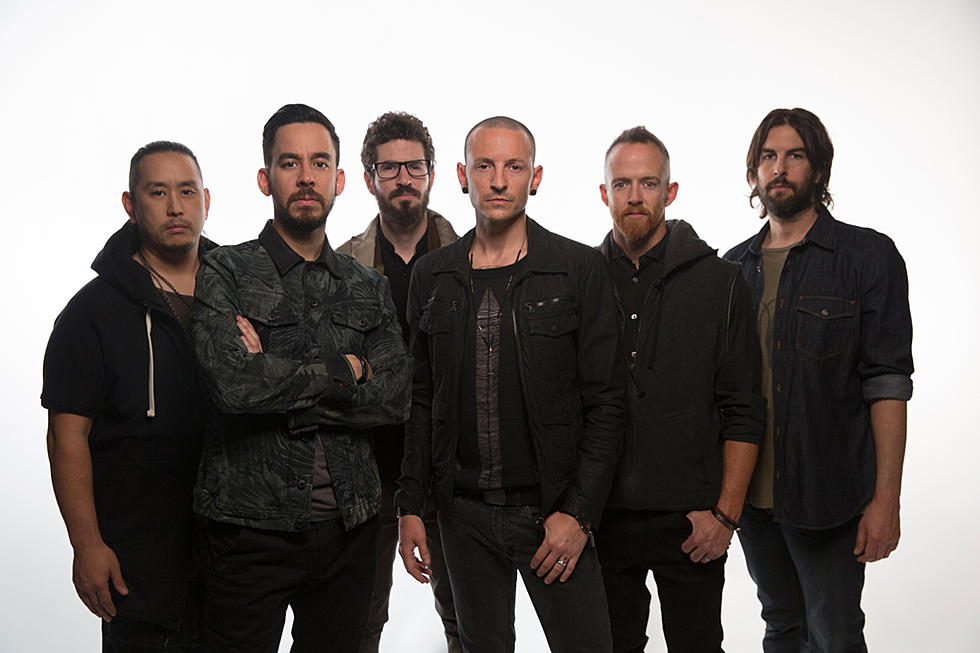
#> input picture images/Linkin-Park.jpg, 980 x 653 px
$ jupyter execute CV_FaceBlurring_haarcascade.ipynb   (text cells are left out)
#> lines starting #> are read from the running program, lines starting #| are printed output that depends on the picture; after the words box and inside, x2 and y2 are one past the last pixel; in counts of white or black regions, pixels touching at a corner belong together
[cell 1]
import cv2
import numpy as np
import matplotlib.pyplot as plt

[cell 2]
print(cv2.__version__)
print(np.__version__)

[cell 3]
import cv2

# Load a Linkin Park image as the input image
image = cv2.imread('images/Linkin-Park.jpg')
#> image is the input picture: shape (653, 980, 3); mean B, G, R 117.1, 119.7, 124.6

# get a copy of the image to work on it
image2 = image.copy()

# Load haarcascade pre-trained face detection model
face_cascade = cv2.CascadeClassifier('haarcascade_frontalface_alt.xml')

# Convert the image colormap to grayscale
gray = cv2.cvtColor(image, cv2.COLOR_BGR2GRAY)

# Detect faces in the grayscale image
faces = face_cascade.detectMultiScale(gray, scaleFactor=1.1, minNeighbors=5)
#> faces = [[748, 129, 70, 70], [601, 157, 68, 68], [265, 130, 81, 81], [366, 138, 74, 74], [137, 163, 75, 75], [461, 136, 76, 76]]

# Draw rectangles around the detected faces
for (x, y, w, h) in faces:
    cv2.rectangle(image2, (x, y), (x+w, y+h), (255, 255, 0), 2)
#> this loop made 6 passes
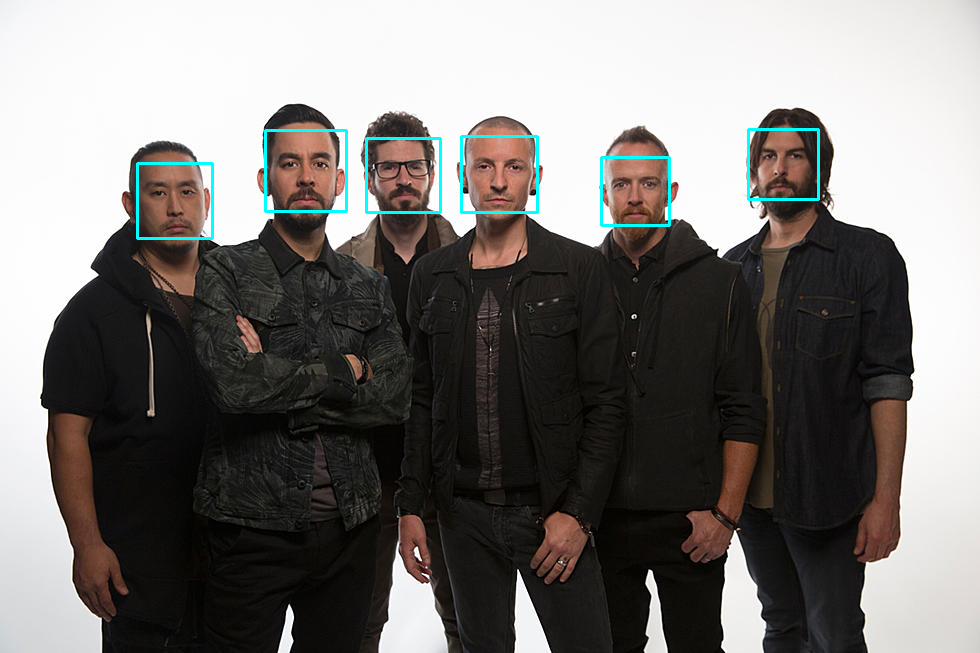
#> image2: shape (653, 980, 3); 0.83% of pixels changed, all inside (x1, y1, x2, y2) = (136, 128, 820, 240)

# Display the output image
cv2.imshow('OpenCV Face Detection', image2)
cv2.waitKey(0)
cv2.destroyAllWindows()

# show by plt
plt.figure(figsize = (12,8))
plt.subplot(121); plt.imshow(image[:,:,::-1]); plt.title('input');
plt.subplot(122); plt.imshow(image2[:,:,::-1]); plt.title('output')
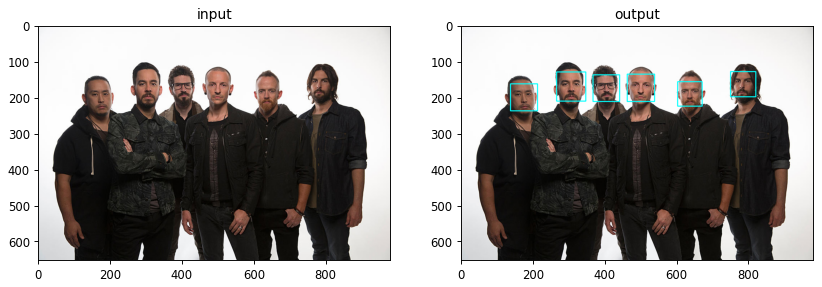
#> figure drawn by matplotlib, 2 panels

[cell 4]
import cv2

# Load the input image
image = cv2.imread('images/Linkin-Park.jpg')

# getting shape of image
height, width, _ = image.shape
#> height = 653; width = 980

# Load the pre-trained face detection model
face_cascade = cv2.CascadeClassifier('haarcascade_frontalface_alt.xml')

# Convert the image to grayscale
gray = cv2.cvtColor(image, cv2.COLOR_BGR2GRAY)

# Detect faces in the grayscale image
faces = face_cascade.detectMultiScale(gray, scaleFactor=1.1, minNeighbors=5)

# get a copy of the image to work on it
image2 = image.copy()

# Blure faces on image2
for (x, y, w, h) in faces:

    # determine coordinates of blurred rectangles
    pad = 5
    xmin = x - pad
    ymin = y - pad
    xmax = x + w + pad
    ymax = y + h + pad
    if xmin <= 0:
        xmin = 0
    if ymin <= 0:
        ymin = 0
    if xmax >= width:
        xmax = width
    if ymax >= height:
        ymax = height

    # Blurring
    roi = image2[ymin:ymax, xmin:xmax]
    blurred_roi = cv2.blur(roi, (15,15))
    image2[ymin:ymax, xmin:xmax] = blurred_roi
#> this loop made 6 passes
#> (x, y, w, h) on passes 1 to 6: (748, 129, 70, 70), (601, 157, 68, 68), (265, 130, 81, 81), (366, 138, 74, 74), (137, 163, 75, 75), (461, 136, 76, 76)
#> pass 1, `blurred_roi = cv2.blur(roi, (15,15))`:
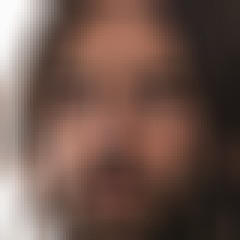
#> blurred_roi: shape (80, 80, 3) (shown 3 times larger); mean B, G, R 75.9, 85.3, 110.5
#> after the loop:
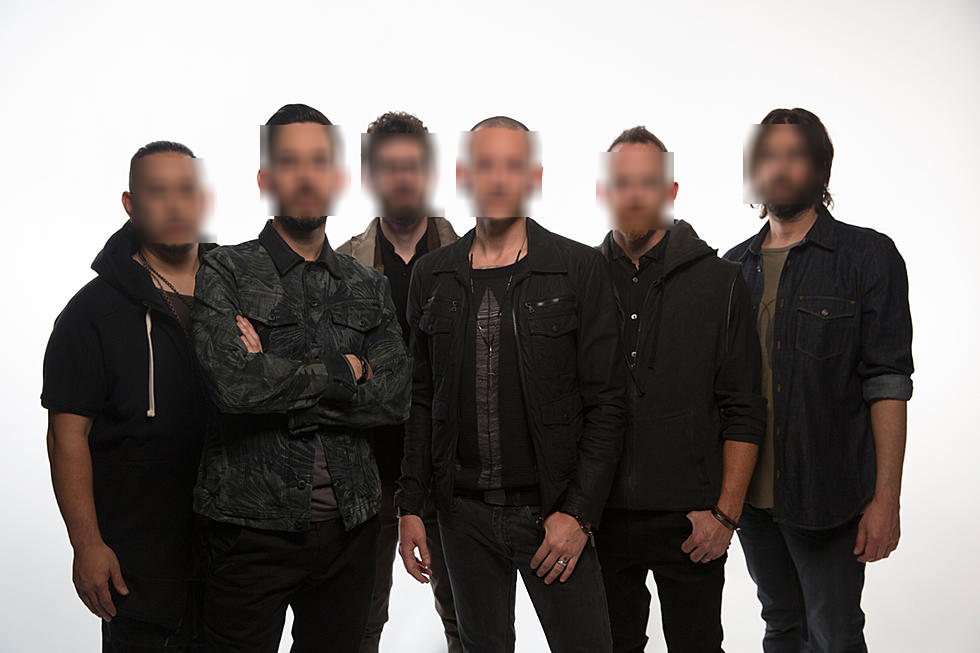
#> image2: shape (653, 980, 3); 6.44% of pixels changed, all inside (x1, y1, x2, y2) = (132, 124, 823, 243)
#> after the loop:
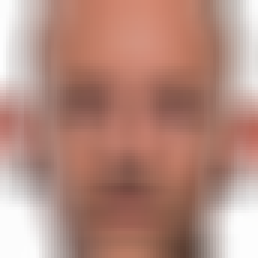
#> roi: shape (86, 86, 3) (shown 3 times larger); mean B, G, R 126.4, 138.4, 179.9


# Display the input and output images

cv2.imshow('input image', image)
cv2.imshow('image with blurred faces', image2)
cv2.waitKey(0)
cv2.destroyAllWindows()

# show by plt
plt.figure(figsize = (12,8))
plt.subplot(121); plt.imshow(image[:,:,::-1])
plt.subplot(122); plt.imshow(image2[:,:,::-1])

[cell 5]
# getting shape of webcam frames

# cap = cv2.VideoCapture(0)
# ret, frame = cap.read()
# cap.release()
# frame.shape

[cell 6]
import cv2

# getting a video capture object
cap = cv2.VideoCapture(0)

# Load the pre-trained face detection model
face_cascade = cv2.CascadeClassifier('haarcascade_frontalface_alt.xml')

while True:
    ret, frame = cap.read()
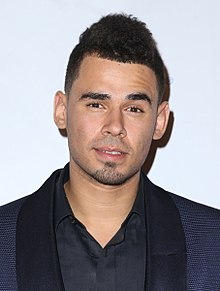
#> input picture Afrojack_2015.jpg, 220 x 291 px, given in place of the camera
#> frame is the input picture: shape (291, 220, 3); mean B, G, R 145.6, 142.4, 148.7
    if not ret:
        break


    # Convert the frame to grayscale
    gray = cv2.cvtColor(frame, cv2.COLOR_BGR2GRAY)
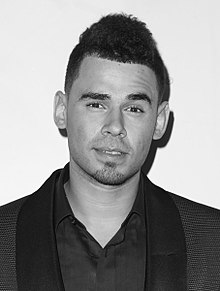
#> gray: shape (291, 220); min 0, max 255, mean 144.6

    # Detect faces in the grayscale frame
    faces = face_cascade.detectMultiScale(gray, scaleFactor=1.1, minNeighbors=5)
#> faces = [[61, 62, 110, 110]]

    # get a copy of the frame to work on it
    frame2 = frame.copy()


    # Blure faces on frame2
    for (x, y, w, h) in faces:

        # determine coordinates of blurred rectangles
        pad = 5
        xmin = x - pad
        ymin = y - pad
        xmax = x + w + pad
        ymax = y + h + pad
        if xmin <= 0:
            xmin = 0
        if ymin <= 0:
            ymin = 0
        if xmax >= 640:
            xmax = 640
        if ymax >= 480:
            ymax = 480

        # Blurring
        roi = frame2[ymin:ymax, xmin:xmax]
        blurred_roi = cv2.blur(roi, (31,31))
        frame2[ymin:ymax, xmin:xmax] = blurred_roi
#> this loop made 1 pass
#> (x, y, w, h, pad) on pass 1: (61, 62, 110, 110, 5)
#> pass 1, `roi = frame2[ymin:ymax, xmin:xmax]`:
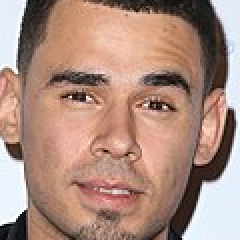
#> roi: shape (120, 120, 3) (shown 2 times larger); mean B, G, R 126.8, 140, 172.7
#> pass 1, `blurred_roi = cv2.blur(roi, (31,31))`:
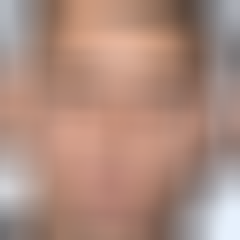
#> blurred_roi: shape (120, 120, 3) (shown 2 times larger); mean B, G, R 126.4, 139.7, 172.6
#> after the loop:
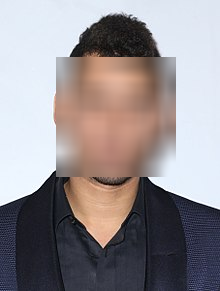
#> frame2: shape (291, 220, 3); mean B, G, R 145.5, 142.3, 148.7


    # Display the input and output frames
    cv2.imshow('input image', frame)
    cv2.imshow('image with blurred faces', frame2)

    key = cv2.waitKey(1)
#> (key q is pressed here)
    if key == ord("q"):
        break
cap.release()
cv2.destroyAllWindows()
